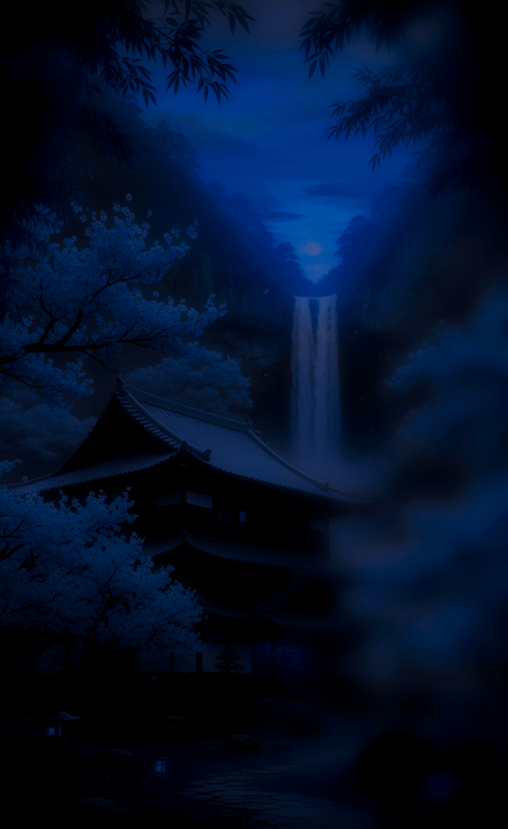
#> input picture public_html/assets/bg-ck.png, 1523 x 2486 px (shown at 1/3 size); its folder holds 5 pictures in this run
$ python make-poster-tiles.py
#> lines starting #> are read from the running program, lines starting #| are printed output that depends on the picture
#> call 2 of load, with relpath = 'poster/petals-export.png', mode = 'RGBA'
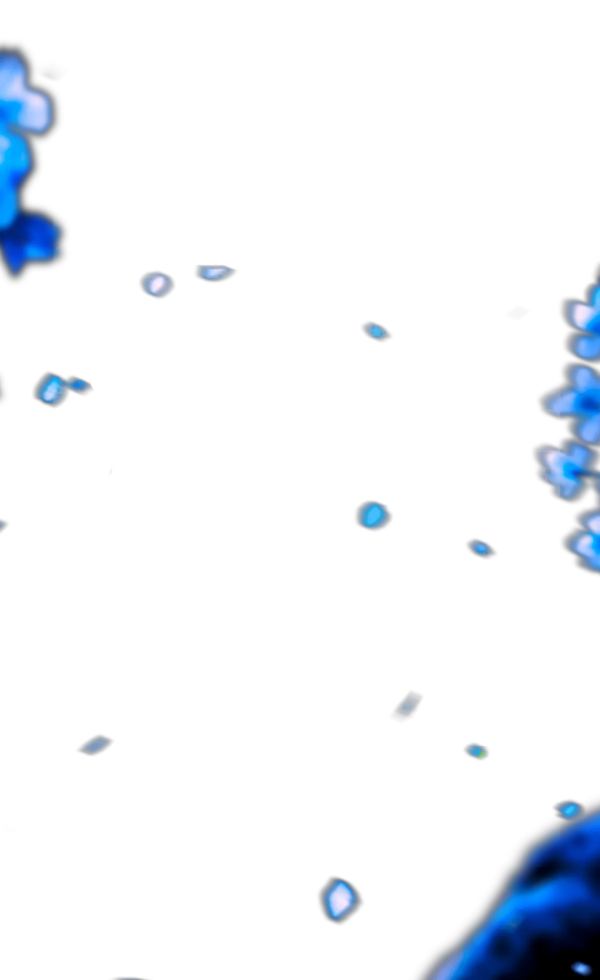
#> input picture public_html/assets/poster/petals-export.png, 1200 x 1959 px (shown at 1/2 size)
#> in load, returned value is the input picture: PIL image 1200x1959 RGBA; mean R, G, B, A 2.3, 5.9, 10.7, 15.7
# Собирает «зеркальные» плитки фона и лепестков для .stage.
#
# Одиночная картинка макета кончается на высоте width * 1959/1200, а сцена на
# боевых данных вдвое выше — ниже оставался плоский #05091f. Плитка вида
# `картинка + её отражение` тайлится по вертикали без шва: верхняя строка плитки
# равна нижней, поэтому стык repeat-y невидим (в отличие от простого repeat-y
# самой картинки, где тёмный низ (0,2,6) встречается со светлым верхом (6,11,23)).
#
# Крайние строки отражения отбрасываются: иначе строки img[0] и img[h-1]
# дублировались бы на стыках.
#
# Источники — PNG без потерь, а не уже пережатые webp: пересжатие lossy→lossy
# добавило бы второе поколение артефактов верхней половине. Для фона это
# assets/bg-ck.png из макета, для лепестков — poster/petals-export.png:
# assets/petals.png макету не соответствует (альфа в 1.65 раза ниже и обрезана
# на 179), а petals-export.png — та самая картинка, из которой пожат
# petals.webp (альфа совпадает попиксельно, RGB при alpha≥250 расходится на 0.2).
#
#   python tools/make-poster-tiles.py

import os
import sys

from PIL import Image, ImageOps

ROOT = os.path.join(os.path.dirname(os.path.abspath(__file__)), "..")
SRC = os.path.join(ROOT, "public_html", "assets")
DST = os.path.join(SRC, "poster")


def tile(img):
    """img + вертикальное отражение без дублей крайних строк."""
    w, h = img.size
#> w = 1200; h = 1959
    flipped = ImageOps.flip(img).crop((0, 1, w, h - 1))
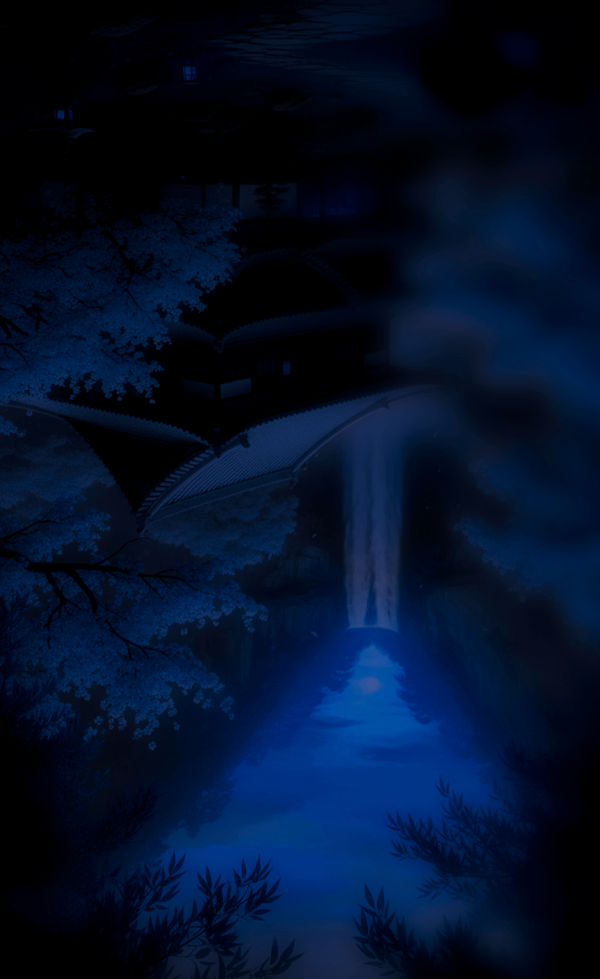
#> flipped: PIL image 1200x1957 RGB (shown at 1/2 size); mean R, G, B 2, 16.8, 42.4
    out = Image.new(img.mode, (w, h + flipped.height))
#> out: PIL image 1200x3916 RGB; every value is 0
    out.paste(img, (0, 0))
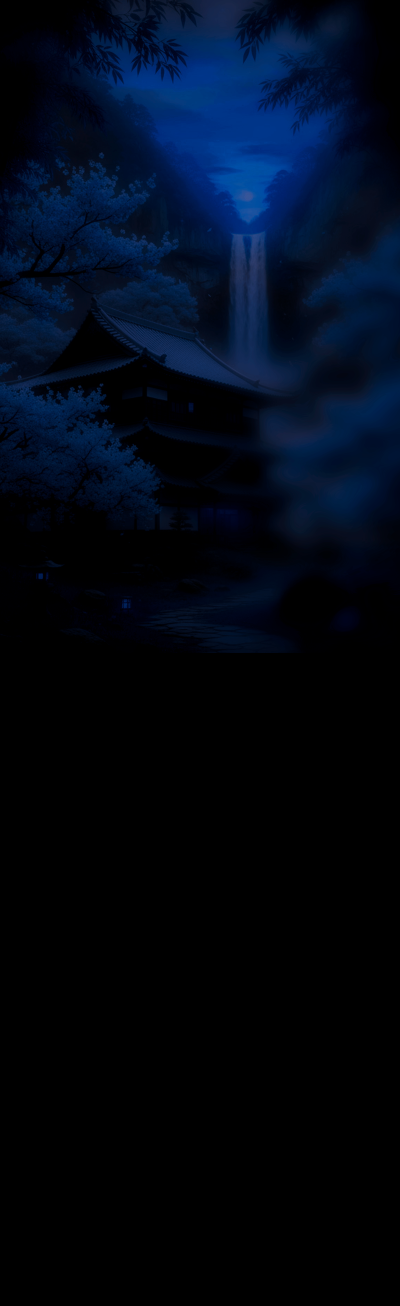
#> out: PIL image 1200x3916 RGB (shown at 1/3 size); mean R, G, B 1, 8.4, 21.2
    out.paste(flipped, (0, h))
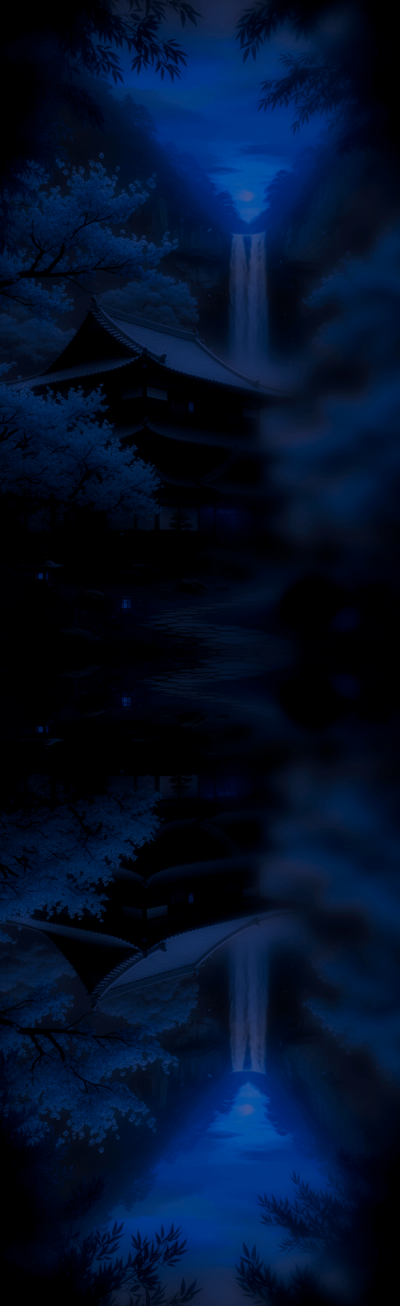
#> out: PIL image 1200x3916 RGB (shown at 1/3 size); mean R, G, B 2, 16.8, 42.4
    return out


def load(relpath, mode):
    return Image.open(os.path.join(SRC, relpath)).convert(mode)


def resized(img, width):
    return img.resize((width, round(img.height * width / img.width)), Image.LANCZOS)


def save(img, name, **kw):
#> called with name = 'bg-tile.webp'
    path = os.path.join(DST, name)
    img.save(path, **kw)
    print("%-26s %sx%s %6d KB" % (name, img.width, img.height,
                                  round(os.path.getsize(path) / 1024)))
#| bg-tile.webp               1200x3916     95 KB


def main():
    bg = load("bg-ck.png", "RGB")
    petals = load(os.path.join("poster", "petals-export.png"), "RGBA")

    save(tile(resized(bg, 1200)), "bg-tile.webp", quality=80, method=6)
    save(tile(resized(bg, 760)), "bg-tile-m.webp", quality=80, method=6)
#> in tile (call 2), `out = Image.new(img.mode, (w, h + flipped.height))`: out: PIL image 760x2480 RGB; every value is 0
#| bg-tile-m.webp             760x2480     48 KB
    save(tile(bg), "bg-tile-export.jpg", quality=82, optimize=True, progressive=True)
#> in tile (call 3), `out = Image.new(img.mode, (w, h + flipped.height))`: out: PIL image 1523x4970 RGB; every value is 0
#| bg-tile-export.jpg         1523x4970    332 KB

    save(tile(petals), "petals-tile.webp", quality=80, method=6)
#> in tile (call 4), `flipped = ImageOps.flip(img).crop((0, 1, w, h - 1))`:
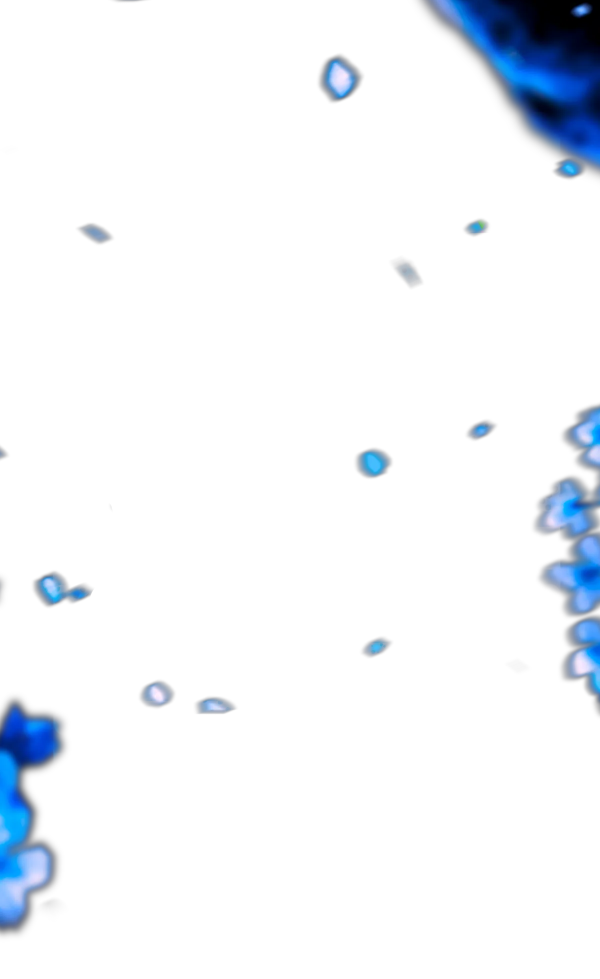
#> flipped: PIL image 1200x1957 RGBA (shown at 1/2 size); mean R, G, B, A 2.3, 5.9, 10.7, 15.7; transparent parts drawn white
#> in tile (call 4), `out = Image.new(img.mode, (w, h + flipped.height))`: out: PIL image 1200x3916 RGBA; every value is 0
#> in tile (call 4), `out.paste(img, (0, 0))`:
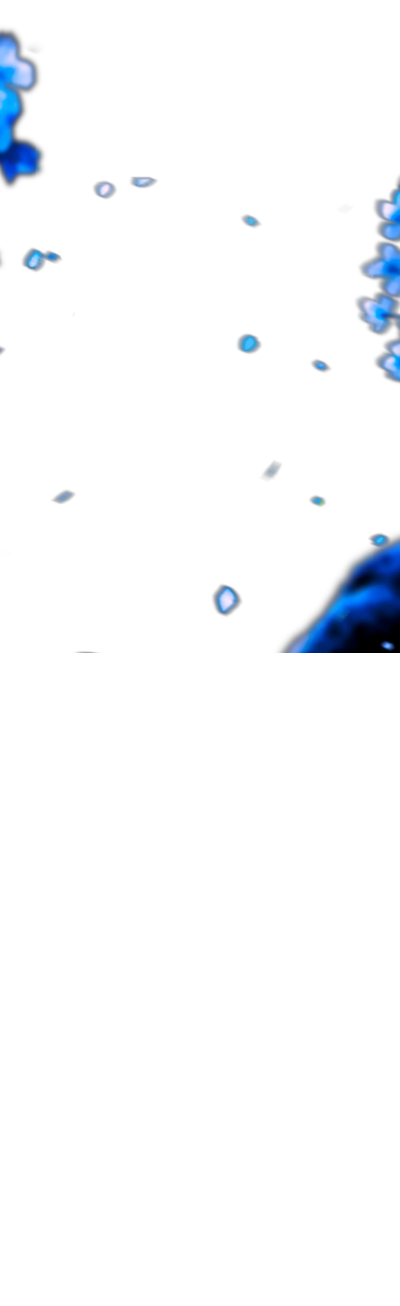
#> out: PIL image 1200x3916 RGBA (shown at 1/3 size); mean R, G, B, A 1.1, 3, 5.4, 7.9; transparent parts drawn white
#> in tile (call 4), `out.paste(flipped, (0, h))`:
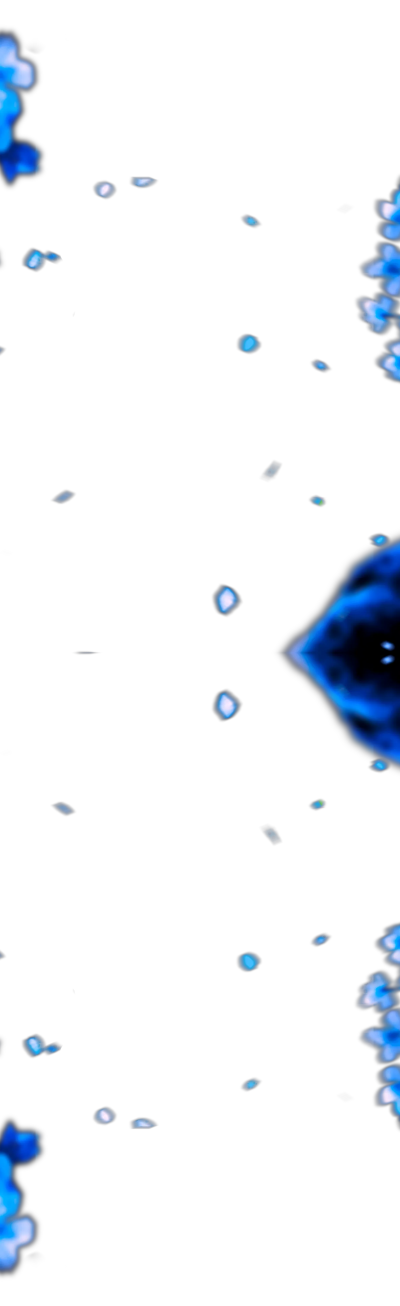
#> out: PIL image 1200x3916 RGBA (shown at 1/3 size); mean R, G, B, A 2.3, 5.9, 10.7, 15.7; transparent parts drawn white
#| petals-tile.webp           1200x3916    115 KB
    save(tile(resized(petals, 760)), "petals-tile-m.webp", quality=80, method=6)
#> in tile (call 5), `out = Image.new(img.mode, (w, h + flipped.height))`: out: PIL image 760x2480 RGBA; every value is 0
#| petals-tile-m.webp         760x2480     60 KB
    save(tile(petals), "petals-tile-export.png", optimize=True)
#| petals-tile-export.png     1200x3916    667 KB
    return 0


if __name__ == "__main__":
    sys.exit(main())
#> (the program exits here)
